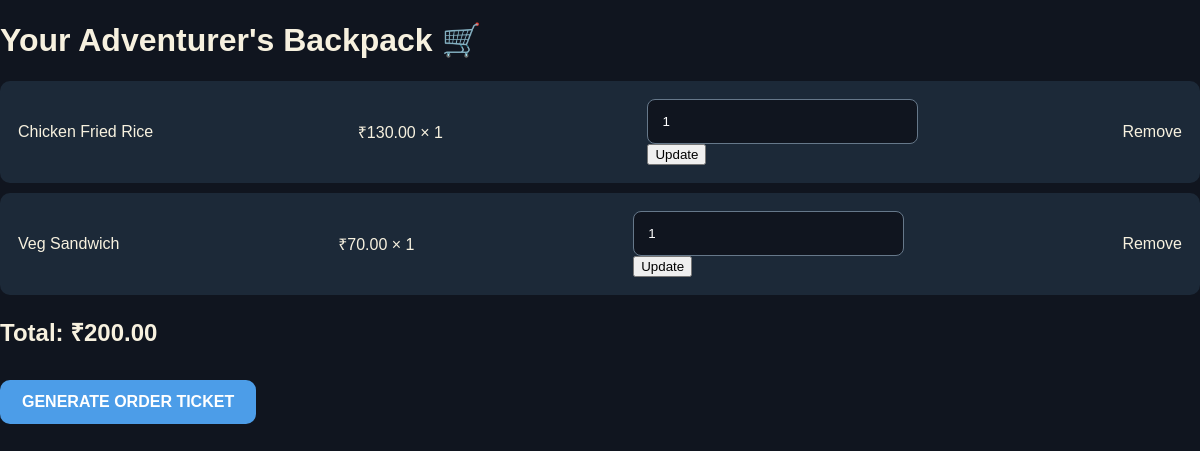
The app's page /cart/ (signed in), older data.
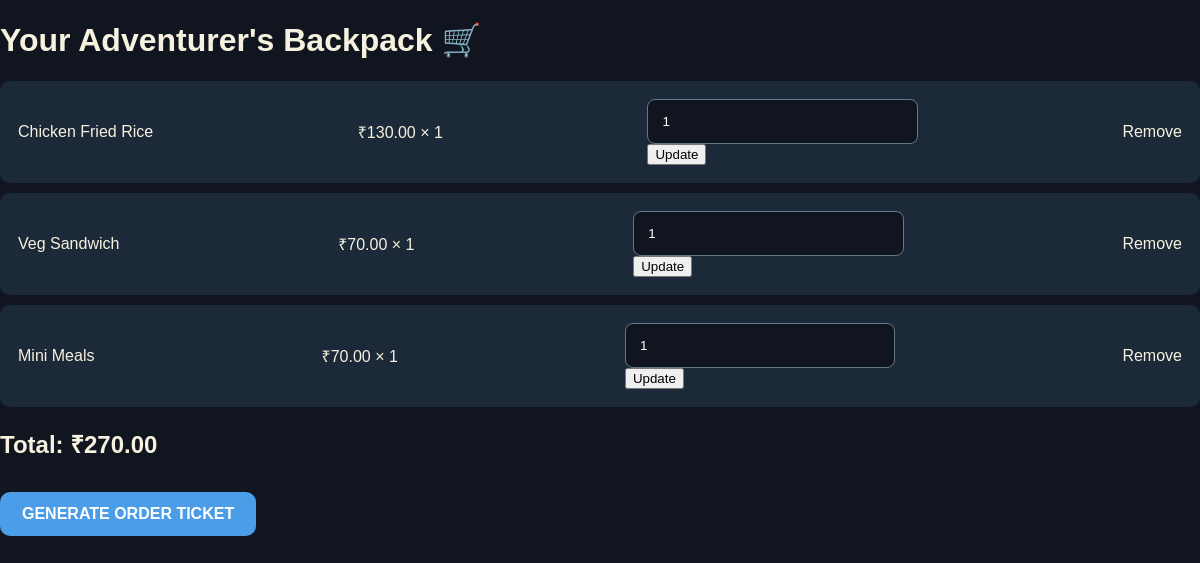
The same page, newer data.
### core/models.py (models this page shows, shortened)
class CartItem(models.Model):
    cart = models.ForeignKey(
        Cart,
        on_delete=models.CASCADE,
        related_name="items"
    )
    product = models.ForeignKey(Product, on_delete=models.CASCADE)
    quantity = models.PositiveIntegerField(default=1)
    class Meta:
        unique_together = ("cart", "product")
    @property
    def total_price(self):
        return self.product.price * self.quantity

class Product(models.Model):
    category = models.ForeignKey(
        Category,
        on_delete=models.CASCADE,
        related_name="products",
    )
    name = models.CharField(max_length=100)
    slug = models.SlugField(unique=True)
    description = models.TextField()
    price = models.DecimalField(max_digits=10, decimal_places=2)
    image = models.ImageField(upload_to="products/")
    is_veg = models.BooleanField(default=True)
    preparation_time = models.IntegerField(default=10)
    calories = models.IntegerField(default=0)
    weekly_purchased_count = models.IntegerField(default=0)
    rating = models.FloatField(default=4.5)
    is_popular = models.BooleanField(default=False)
    is_available = models.BooleanField(default=True)

### core/views.py (the view)
# urls.py: path("cart/", views.cart, name="cart"),
@login_required
def cart(request):
    cart, created = Cart.objects.get_or_create(user=request.user)
    items = cart.items.all()
    total = sum(item.total_price for item in items)
    return render(
        request,
        "cart/cart.html",
        {
            "cart": cart,
            "items": items,
            "total": total,
        },
    )

### templates/cart/cart.html (shortened to what this page needs)
{% extends 'base.html' %}
{% block content %}
<h1>Your Adventurer's Backpack 🛒</h1>
{% for item in items %}
<div class="cart-row">
    <span>{{ item.product.name }}</span>
    <span>₹{{ item.product.price }} × {{ item.quantity }}</span>
    <form method="post" action="{% url 'update_cart' item.id %}">
        <input type="number" name="quantity" min="1" value="{{ item.quantity }}">
        <button>Update</button>
    </form>
    <a href="{% url 'remove_from_cart' item.id %}">Remove</a>
</div>
{% empty %}
<p>Your cart is empty.</p>
{% endfor %}
<h2>Total: ₹{{ total }}</h2>
{% if items %}
<a class="btn secondary" href="{% url 'checkout' %}">GENERATE ORDER TICKET</a>
{% endif %}
{% endblock %}

### templates/base.html (shortened to what this page needs)
{% load static %}
<!DOCTYPE html>
<html lang="en">
<head>
    <link rel="stylesheet"
          href="{% static 'css/style.css' %}">
</head>
<body class="{% block body_class %}{% endblock %}">
<main>
{% block content %}
{% endblock %}
</main>
</body>
</html>

### static/css/style.css (style rules this page uses)
* { box-sizing: border-box; }
body { margin: 0; font-family: Arial, sans-serif; background: #10151f; color: #f7f1df; }
a { color: inherit; text-decoration: none; }
.btn { display: inline-block; border: 0; border-radius: 10px; padding: 13px 22px; font-weight: bold; cursor: pointer; margin-top: 12px; }
.secondary { background: #4c9de8; color: white; }
input { width: 100%; padding: 14px; border-radius: 8px; border: 1px solid #66788a; background: #10151f; color: white; }
.cart-row, .ticket-row, .report-row { display: flex; align-items: center; justify-content: space-between; gap: 15px; padding: 18px; margin: 10px 0; background: #1c2938; border-radius: 10px; }

Row changes from the older to the newer data that the page shows:
added CartItem: product.name "Mini Meals", product.price "70.00", quantity "1"
Text that changed along with them:
{{ total }}: "200.00" → "270.00"
